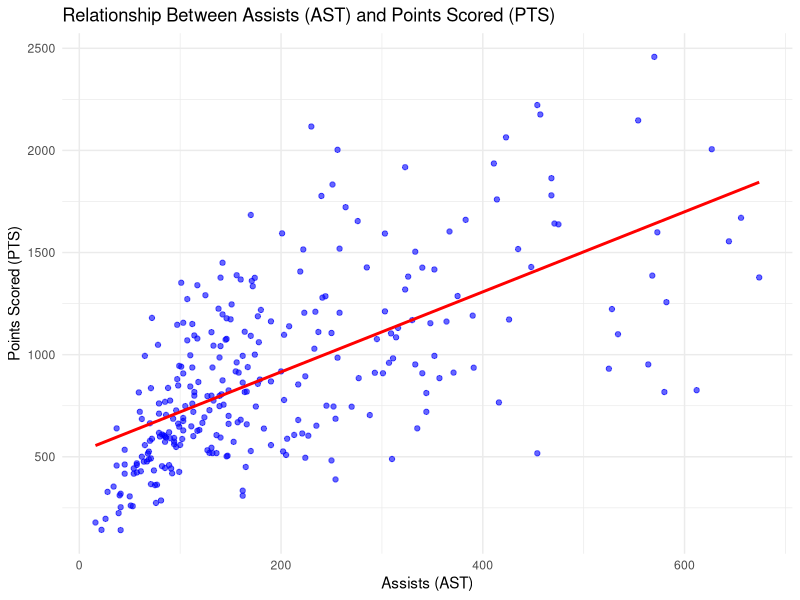
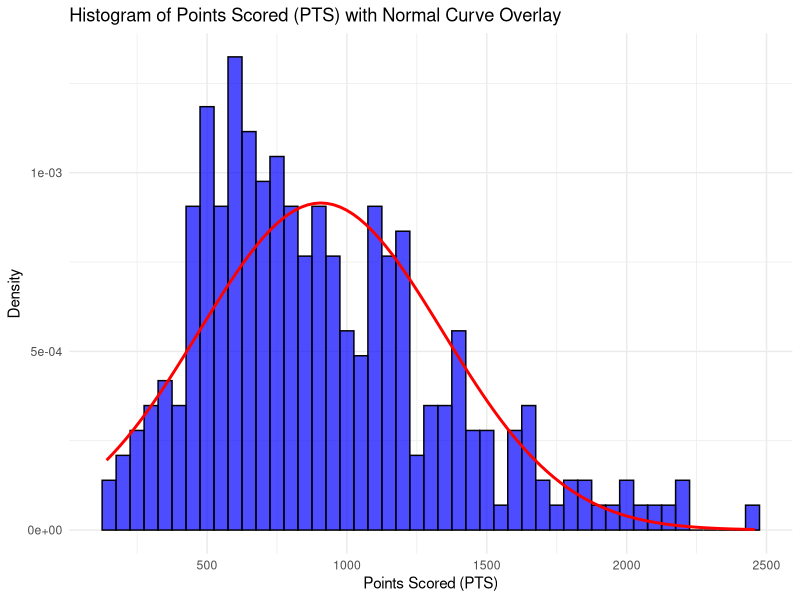

Generate these figures, in order, with R:
# Load necessary packages
# dplyr for data manipulation.
# ggplot2 for creating informative and attractive visualizations.
library(dplyr)
library(ggplot2)

# Load the dataset
data <- read.csv("data/DataSet.csv")

# Step 1: Create a Primary_Position column by extracting the first listed position
data <- data %>%
  mutate(Primary_Position = sapply(strsplit(as.character(Positions), ","), `[`, 1))

# Step 2: Remove any leading or trailing whitespace in the Primary_Position column
data$Primary_Position <- trimws(data$Primary_Position)

# Step 3: Summarize points by primary position after cleaning
summary_stats_clean <- data %>%
  group_by(Primary_Position) %>%
  summarize(mean_pts = mean(PTS, na.rm = TRUE),
            sd_pts = sd(PTS, na.rm = TRUE),
            count = n())
print(summary_stats_clean)

# Step 4: Perform a Spearman correlation test between Assists (AST) and Points Scored (PTS)
cor_test <- cor.test(data$AST, data$PTS, method = "spearman", exact = FALSE)

# Print the results of the correlation test
print(cor_test)

# Extract test statistic and p-value
test_statistic <- cor_test$statistic
p_value <- cor_test$p.value

# Step 5: Create a scatter plot with a linear trendline
ggplot(data, aes(x = AST, y = PTS)) +
  geom_point(color = "blue", alpha = 0.6) +  # Points for visualization
  geom_smooth(method = "lm", color = "red", se = FALSE) +  # Add trendline (linear regression)
  labs(
    title = "Relationship Between Assists (AST) and Points Scored (PTS)",
    x = "Assists (AST)",
    y = "Points Scored (PTS)"
  ) +
  theme_minimal()

# Step 6: Create a histogram of Points Scored (PTS) with a bell curve overlay
ggplot(data, aes(x = PTS)) +
  geom_histogram(aes(y = after_stat(density)), 
                 binwidth = 50, fill = "blue", color = "black", alpha = 0.7) +
  stat_function(fun = dnorm, 
                args = list(mean = mean(data$PTS, na.rm = TRUE), 
                            sd = sd(data$PTS, na.rm = TRUE)), 
                color = "red", linewidth = 1) +
  labs(
    title = "Histogram of Points Scored (PTS) with Normal Curve Overlay",
    x = "Points Scored (PTS)",
    y = "Density"
  ) +
  theme_minimal()

# Output test statistic and p-value for reporting
cat("Test Statistic:", test_statistic, "\n")
cat("P-value:", p_value, "\n")

